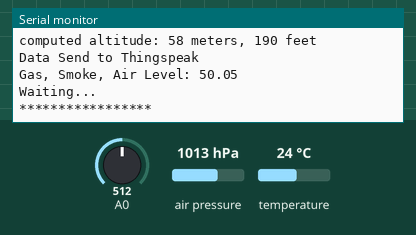
This sketch was run on a simulated ESP8266 (NodeMCU). Shown: the last lines printed to the serial monitor. The inputs (shaded band) are chosen by the test bench; at power-on: air pressure 1013 hPa, A0 = 512, temperature 24 °C. WiFi joins after 1.5 s; servers stay silent unless stated.

Above: at 5.7 s.
5.8 s: air pressure set to 952 hPa
At 9.93 s:
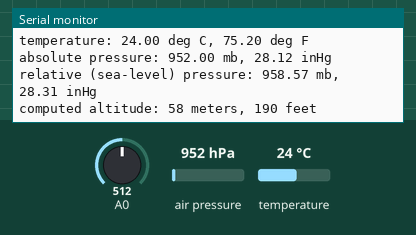
11.6 s: A0 set to 716
At 15.7 s:
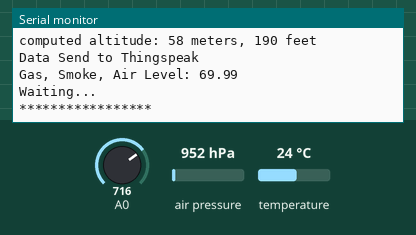
17.4 s: temperature set to 12 °C
At 20.42 s:
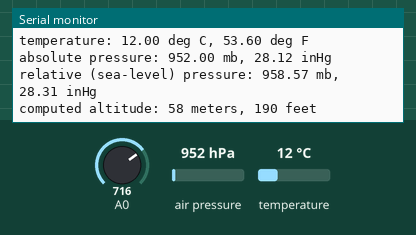
23.2 s: A0 set to 900
At 26.6 s:
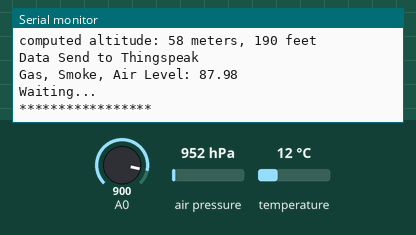
29.0 s: air pressure set to 975 hPa
At 30.9 s:
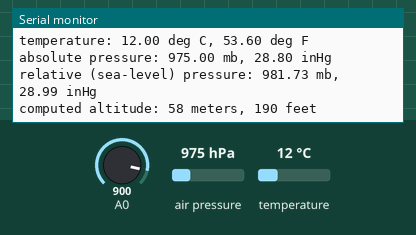
Timing chart, 0 to 32.4 s (numbered marks = the images above; inputs shaded):
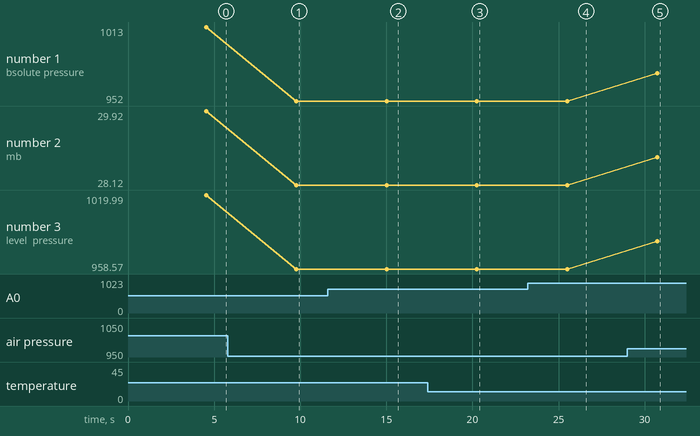

The sketch:

pro.ino
```cpp
#include <ESP8266WiFi.h>
#include <SFE_BMP180.h>
#include <Wire.h>
#include <SPI.h>


SFE_BMP180 pressure;

#define ALTITUDE 58.0

String apiKey = "HWQAN28KR7GWSDF1"; // Enter your Write API key from ThingSpeak
const char *ssid = "OnePlus"; // replace with your wifi ssid and wpa2 key
const char *pass = "28092020";
const char* server = "api.thingspeak.com";

WiFiClient client;
float Level;

void setup()
{
  Serial.begin(115200);
   Serial.println("Connecting to ");
  Serial.println(ssid);

  WiFi.begin(ssid, pass);
  while (WiFi.status() != WL_CONNECTED)
    {
  delay(500);
  Serial.print(".");
    }
  Serial.println("");
  Serial.println("WiFi connected");
  delay(3000);
  Serial.println("REBOOT");


  if (pressure.begin())
    Serial.println("BMP180 init success");
  else
  {


    Serial.println("BMP180 init fail\n\n");
    while(1); // Pause forever.
  }
}

void loop()
{
  char status;
  double T,P,p0,a;

  float reading = analogRead(A0);
  Level = ((reading/1023)*100);


  Serial.println();
  Serial.print("provided altitude: ");
  Serial.print(ALTITUDE,0);
  Serial.print(" meters, ");
  Serial.print(ALTITUDE*3.28084,0);
  Serial.println(" feet");

  status = pressure.startTemperature();
  if (status != 0)
  {
    // Wait for the measurement to complete:
    delay(status);

    status = pressure.getTemperature(T);
    if (status != 0)
    {
      // Print out the measurement:
      Serial.print("temperature: ");
      Serial.print(T,2);
      Serial.print(" deg C, ");
      Serial.print((9.0/5.0)*T+32.0,2);
      Serial.println(" deg F");

      status = pressure.startPressure(3);
      if (status != 0)
      {
        // Wait for the measurement to complete:
        delay(status);


        status = pressure.getPressure(P,T);
        if (status != 0)
        {
          // Print out the measurement:
          Serial.print("absolute pressure: ");
          Serial.print(P,2);
          Serial.print(" mb, ");
          Serial.print(P*0.0295333727,2);
          Serial.println(" inHg");


          p0 = pressure.sealevel(P,ALTITUDE); // we're at 1655 meters (Boulder, CO)
          Serial.print("relative (sea-level) pressure: ");
          Serial.print(p0,2);
          Serial.print(" mb, ");
          Serial.print(p0*0.0295333727,2);
          Serial.println(" inHg");


          a = pressure.altitude(P,p0);
          Serial.print("computed altitude: ");
          Serial.print(a,0);
          Serial.print(" meters, ");
          Serial.print(a*3.28084,0);
          Serial.println(" feet");
        }
        else Serial.println("error retrieving pressure measurement\n");
      }
      else Serial.println("error starting pressure measurement\n");
    }
    else Serial.println("error retrieving temperature measurement\n");
  }
  else Serial.println("error starting temperature measurement\n");


  if (client.connect(server, 80)) // "184.106.153.149" or api.thingspeak.com
   {
      String postStr = apiKey;
      postStr += "&field1=";
      postStr += String(T,2);
      postStr += "&field2=";
      postStr += String(P*0.0295333727,2);
      postStr += "&field3=";
      postStr += String(p0*0.0295333727,2);
      postStr += "&field4=";
      postStr += String(a,0);

      postStr += "&field5=";
      postStr += String(Level);

      postStr += "\r\n\r\n\r\n\r\n";

      client.print("POST /update HTTP/1.1\n");
      client.print("Host: api.thingspeak.com\n");
      client.print("Connection: close\n");
      client.print("X-THINGSPEAKAPIKEY: " + apiKey + "\n");
      client.print("Content-Type: application/x-www-form-urlencoded\n");
      client.print("Content-Length: ");
      client.print(postStr.length());
      client.print("\n\n");
      client.print(postStr);

      Serial.println("");
      Serial.println("Data Send to Thingspeak");
    }

    client.stop();
      Serial.print("Gas, Smoke, Air Level: ");
      Serial.println(Level);

      Serial.println("Waiting...");
      Serial.println("");
      Serial.println("*****************");

  delay(5000);
}
```

Measured:
- after the input at 5.8 s, the serial monitor: prints a new line after 4.0 s (image 1)
- after the input at 11.6 s, the serial monitor: prints a new line after 3.6 s (image 2)
- after the input at 17.4 s, the serial monitor: prints a new line after 2.8 s (image 3)
- after the input at 23.2 s, the serial monitor: prints a new line after 2.5 s (image 4)
- after the input at 29.0 s, the serial monitor: prints a new line after 1.7 s (image 5)
- plotted number 1: 1013 → 952 after the input at 5.8 s, 952 → 975 after the input at 29.0 s
- plotted number 2: 29.92 → 28.12 after the input at 5.8 s, 28.12 → 28.8 after the input at 29.0 s
- plotted number 3: 1019.99 → 958.57 after the input at 5.8 s, 958.57 → 981.73 after the input at 29.0 s
